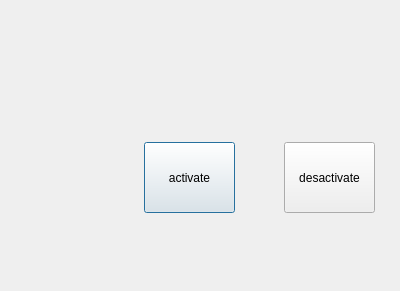
<?xml version="1.0" encoding="UTF-8"?>
<ui version="4.0">
 <class>Dialog</class>
 <widget class="QDialog" name="Dialog">
  <property name="geometry">
   <rect>
    <x>0</x>
    <y>0</y>
    <width>400</width>
    <height>291</height>
   </rect>
  </property>
  <property name="windowTitle">
   <string>Dialog</string>
  </property>
  <widget class="QPushButton" name="boton_activar">
   <property name="geometry">
    <rect>
     <x>144</x>
     <y>142</y>
     <width>91</width>
     <height>71</height>
    </rect>
   </property>
   <property name="text">
    <string>activate</string>
   </property>
  </widget>
  <widget class="QPushButton" name="boton_desactivar">
   <property name="geometry">
    <rect>
     <x>284</x>
     <y>142</y>
     <width>91</width>
     <height>71</height>
    </rect>
   </property>
   <property name="text">
    <string>desactivate</string>
   </property>
  </widget>
  <widget class="QLabel" name="etiqueta">
   <property name="geometry">
    <rect>
     <x>90</x>
     <y>30</y>
     <width>281</width>
     <height>21</height>
    </rect>
   </property>
   <property name="text">
    <string/>
   </property>
   <property name="alignment">
    <set>Qt::AlignCenter</set>
   </property>
  </widget>
 </widget>
 <resources/>
 <connections/>
</ui>
